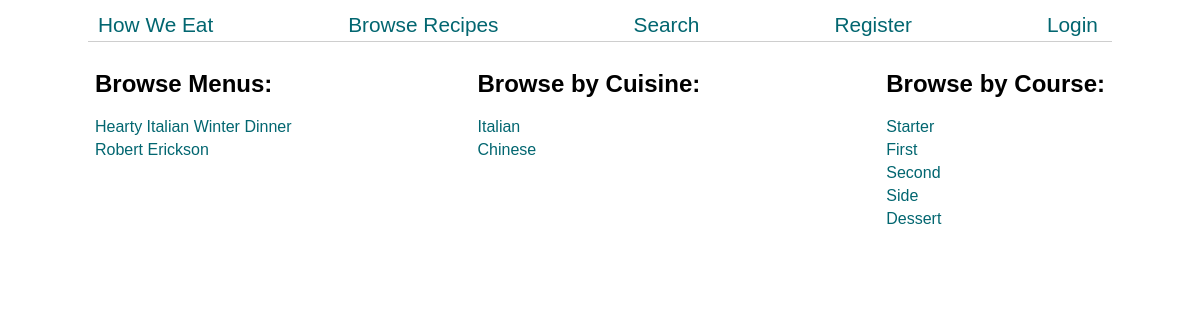
The app's page /browse, older data.
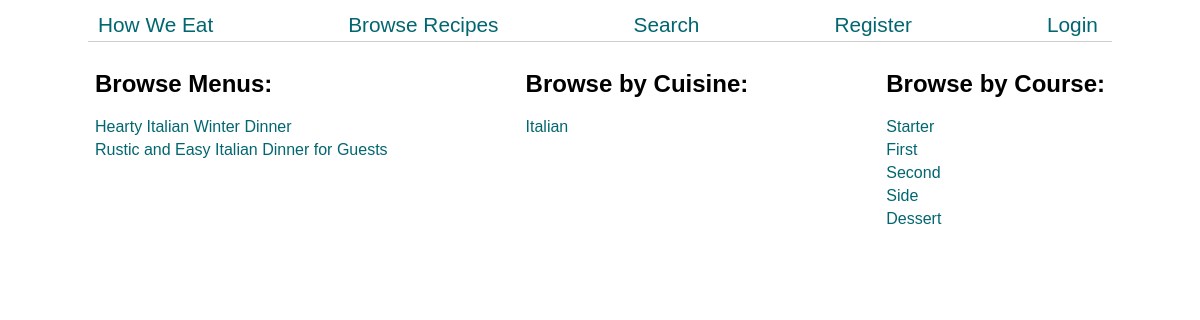
The same page, newer data.
### cooking/models.py (models this page shows)
class Menu(models.Model):
    creator = models.ForeignKey(User, on_delete=models.CASCADE)
    title = models.CharField(max_length=100)
    starter = models.ForeignKey(RecipeItem, on_delete=models.SET_NULL, blank=True, null=True, related_name='starter_recipe')
    first = models.ForeignKey(RecipeItem, on_delete=models.SET_NULL, blank=True, null=True, related_name='first_recipe')
    second = models.ForeignKey(RecipeItem, on_delete=models.SET_NULL, blank=True, null=True, related_name='second_recipe')
    side1 = models.ForeignKey(RecipeItem, on_delete=models.SET_NULL, blank=True, null=True, related_name='side1_recipe')
    side2 = models.ForeignKey(RecipeItem, on_delete=models.SET_NULL, blank=True, null=True, related_name='side2_recipe')
    side3 = models.ForeignKey(RecipeItem, on_delete=models.SET_NULL, blank=True, null=True, related_name='side3_recipe')
    dessert = models.ForeignKey(RecipeItem, on_delete=models.SET_NULL, blank=True, null=True, related_name='dessert_recipe')
    def __str__(self):
        return self.title

### cooking/views.py (the view)
# urls.py: path('browse', views.browse_recipes, name="browse"),
def browse_recipes(request):
    menus = Menu.objects.all()
    cuisines = set(RecipeItem.objects.values_list('cuisine', flat=True))
    return render(request, 'cooking/browse.html', {
        "menus": menus,
        "cuisines": cuisines,
    })

### cooking/templates/cooking/browse.html (shortened to what this page needs)
{% extends "cooking/layout.html" %}
{% load static %}
{% block body %}
<div class="browse-body">
    <div class="browse-container">
        {% if menus %}
        <div class="browse-category">
                <h2>Browse Menus:</h2>
                {% for menu in menus %}
                    <a href="{% url 'menu' menu.title|slugify %}">{{ menu }}</a>
                {% endfor %}
        </div>
        <div class="browse-category">
            <h2>Browse by Cuisine:</h2>
            {% for cuisine in cuisines %}
                <a href="{% url 'cuisine' cuisine|slugify %}">{{ cuisine }}</a>
            {% endfor %}
        </div>
        <div class="browse-category">
            <h2>Browse by Course:</h2>
                <a href="{% url 'course' 'starter' %}">Starter</a>
                <a href="{% url 'course' 'first' %}">First</a>
                <a href="{% url 'course' 'second' %}">Second</a>
                <a href="{% url 'course' 'side' %}">Side</a>
                <a href="{% url 'course' 'dessert' %}">Dessert</a>
        </div>
        {% endif %}
    </div>
</div>
{% endblock %}

Row changes from the older to the newer data that the page shows:
removed Menu: title "Robert Erickson"
added Menu: title "Rustic and Easy Italian Dinner for Guests"
Text that changed along with them:
list line gone: "Chinese"
